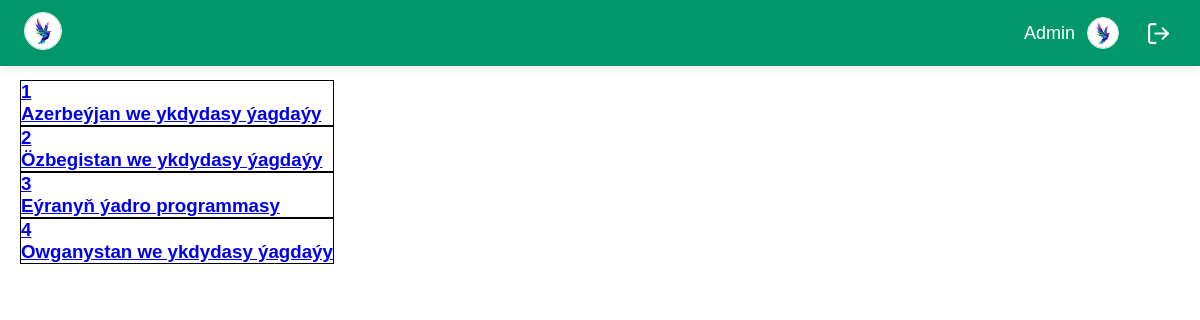
Page /competitions on the committed database.
### basleshikApp/models.py (models this page shows, shortened)
class Compatition(models.Model):
    theme = models.TextField()
    start_time = models.DateTimeField('Başlaýan Wagty')
    season_id = models.ForeignKey(Season, on_delete=models.CASCADE)
    created_at = models.DateTimeField(auto_now_add=True)
    updated_at = models.DateTimeField(auto_now=True)
    status = models.BooleanField(default=True)
    class Meta:
        verbose_name = 'Bäsleşik'
        verbose_name_plural = 'Bäsleşikler'

### basleshikApp/views.py (the view)
# urls.py: path('competitions', views.competitions, name='competitions'),
def competitions(request):
    context = {
        'competitions': models.Compatition.objects.all()
    }
    return render(request, 'competitions.html', context)

### templates/competitions.html (shortened to what this page needs)
{% extends "base.html" %}
{% block content %}
<div style="display: block;">
{% for competition in competitions %}
    <div style="border: 1px solid black;display: flex">
        <a href="{% url 'emin' id=competition.id %}">
            <h3>{{ competition.id }}</h3>
            <h3>{{ competition.theme }}</h3>
        </a>
    </div>
{% endfor %}
</div>
{% endblock content %}

### static/css/style.css (style rules this page uses)
* { margin: 0; padding: 0; box-sizing: border-box; }
body { font-family: 'Poppins', sans-serif; min-height: 100vh; display: flex; justify-content: center; align-items: center; padding: 20px; position: relative; overflow: hidden; }

### rows in the picture
Compatition: id "1", theme "Azerbeýjan we ykdydasy ýagdaýy"
Compatition: id "2", theme "Özbegistan we ykdydasy ýagdaýy"
Compatition: id "3", theme "Eýranyň ýadro programmasy"
Compatition: id "4", theme "Owganystan we ykdydasy ýagdaýy"
